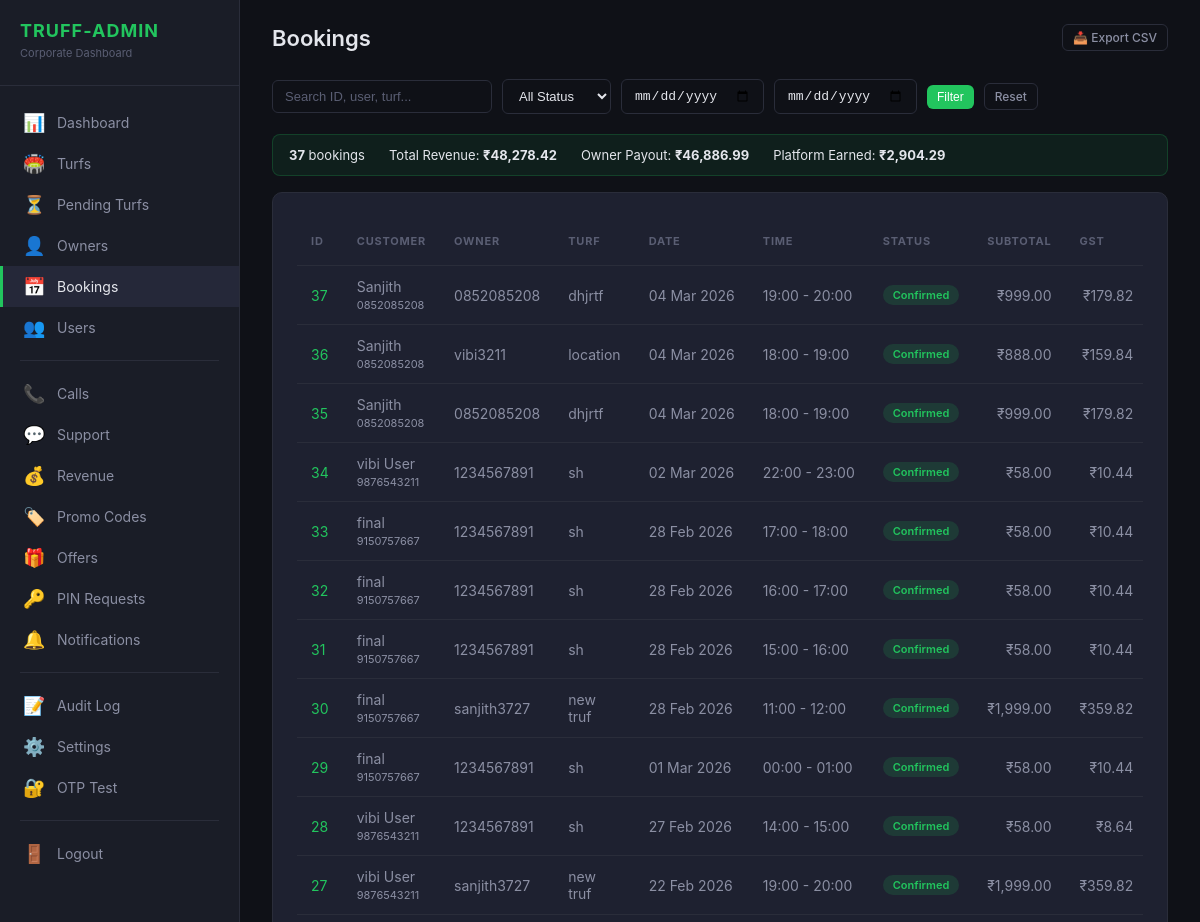
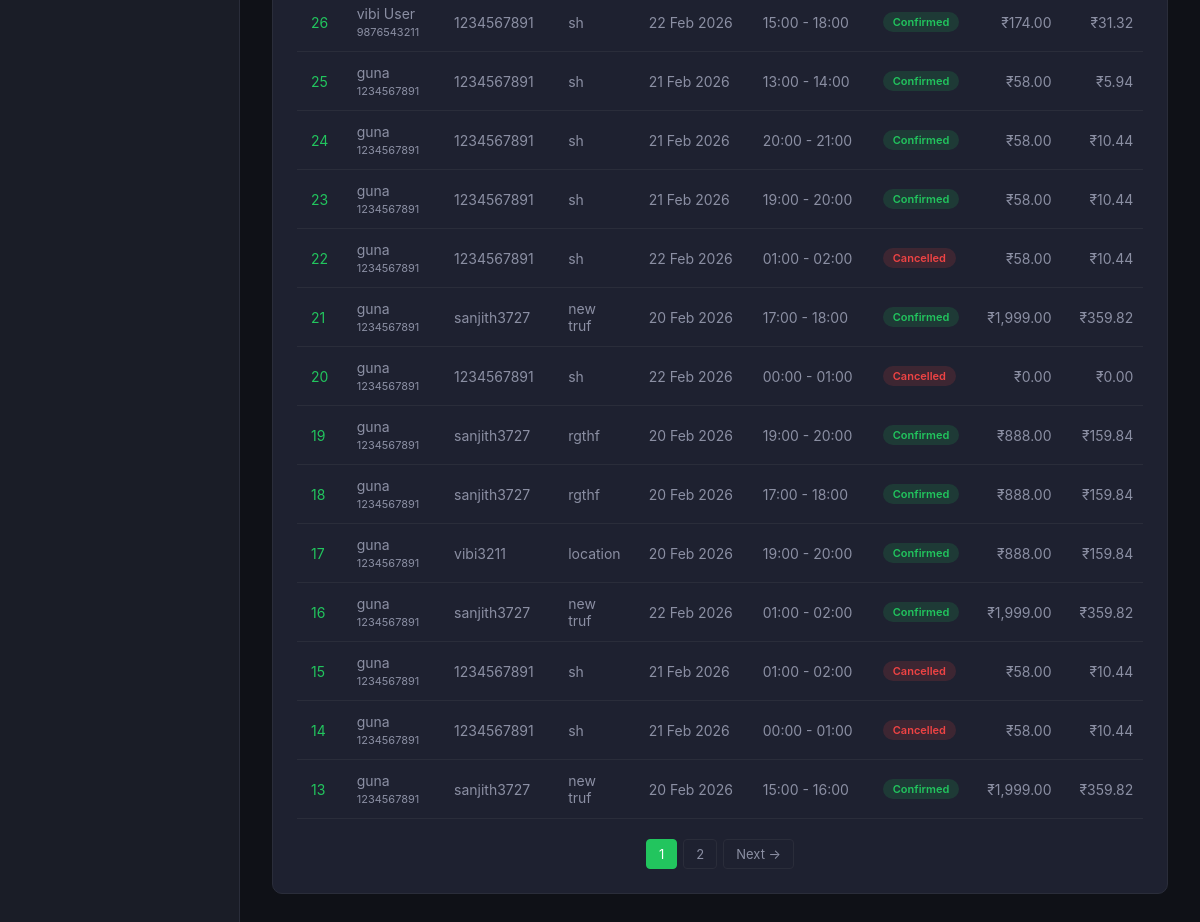
Page /truff-admin/bookings/ (signed in) on the earlier database version (2 pictures, top to bottom).
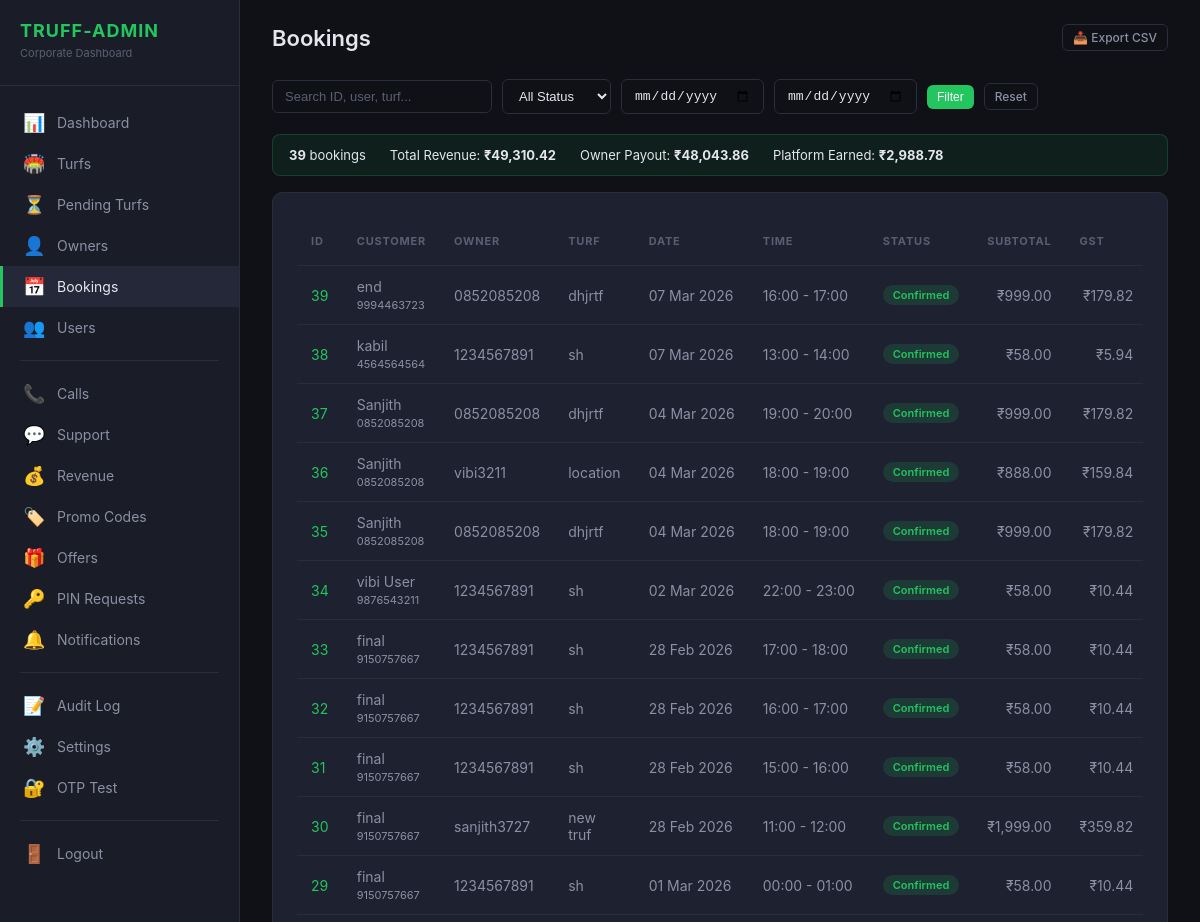
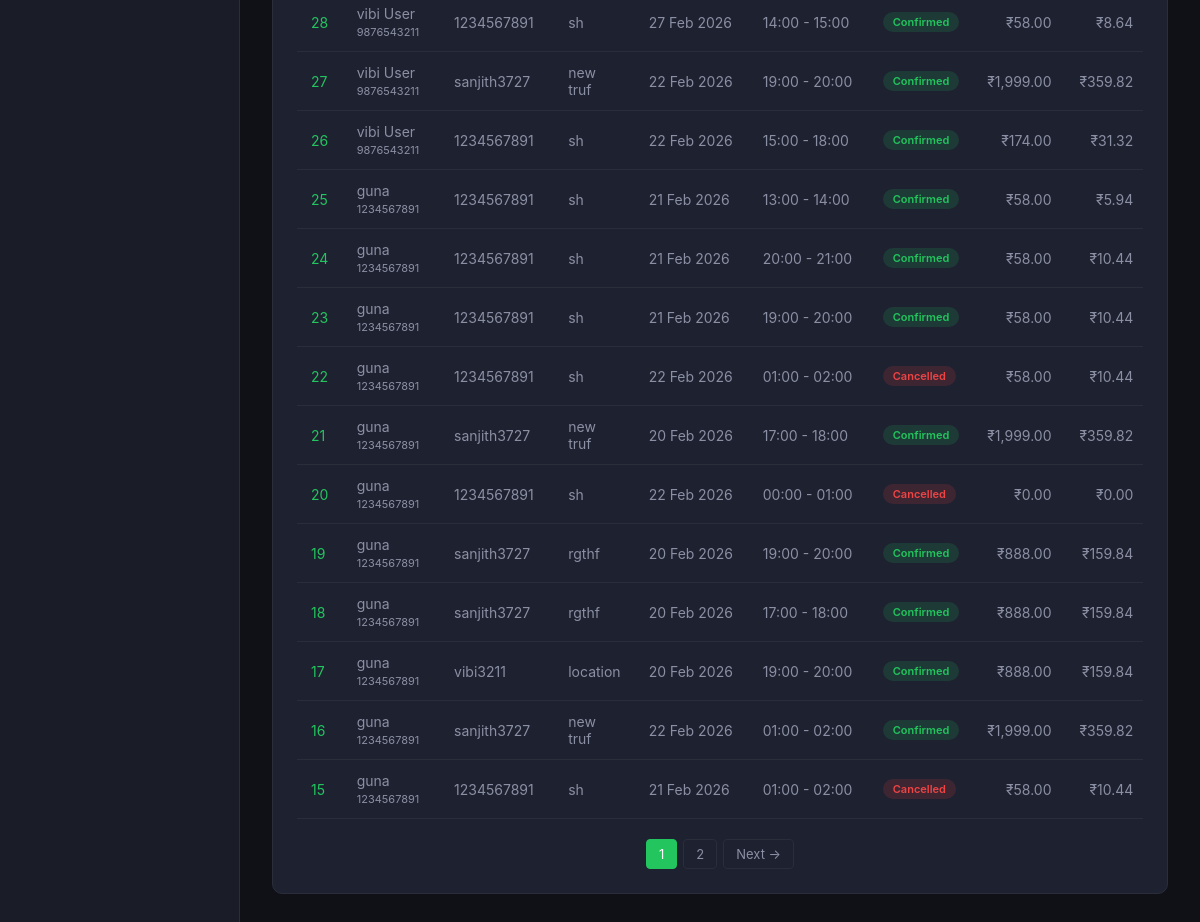
Same page on the later database version (2 pictures, top to bottom).
### bookings/models.py (models this page shows, shortened)
class Booking(models.Model):
    user = models.ForeignKey(
        settings.AUTH_USER_MODEL,
        on_delete=models.CASCADE,
        related_name='bookings',
    )
    turf = models.ForeignKey(
        'turfs.Turf',
        on_delete=models.CASCADE,
        related_name='bookings',
    )
    preview = models.ForeignKey(
        BookingPreview,
        on_delete=models.SET_NULL,
        null=True, blank=True,
        related_name='booking',
    )
    booking_date = models.DateField()
    start_time = models.TimeField()
    end_time = models.TimeField()
    selected_slots = models.JSONField(null=True, blank=True)
    price_per_hour = models.DecimalField(max_digits=10, decimal_places=2, default=Decimal('0.00'))
    total_price = models.DecimalField(max_digits=10, decimal_places=2, default=Decimal('0.00'))
    discount = models.DecimalField(max_digits=10, decimal_places=2, default=Decimal('0.00'))
    final_price = models.DecimalField(max_digits=10, decimal_places=2, default=Decimal('0.00'))
    gst_amount = models.DecimalField(max_digits=10, decimal_places=2, default=Decimal('0.00'))
    commission = models.DecimalField(max_digits=10, decimal_places=2, default=Decimal('0.00'))
    gst_on_commission = models.DecimalField(max_digits=10, decimal_places=2, default=Decimal('0.00'))
    commission_percent = models.DecimalField(max_digits=5, decimal_places=2, default=Decimal('5.00'))
    platform_fee = models.DecimalField(max_digits=10, decimal_places=2, default=Decimal('0.00'))
    gst_on_platform_fee = models.DecimalField(max_digits=10, decimal_places=2, default=Decimal('0.00'))
    platform_revenue = models.DecimalField(max_digits=10, decimal_places=2, default=Decimal('0.00'))
    owner_payout = models.DecimalField(max_digits=10, decimal_places=2, default=Decimal('0.00'))
    payout_status = models.CharField(
        max_length=20,
        choices=PayoutStatus.choices,
        default=PayoutStatus.PENDING,
    )
    is_redeemed = models.BooleanField(default=False)
    credits_used = models.PositiveIntegerField(default=0)
    is_first_booking = models.BooleanField(default=False)
    applied_coupon = models.ForeignKey(
        'users.PromoCode',
        null=True, blank=True,
        on_delete=models.SET_NULL,
        related_name='bookings',
    )
    coupon_discount = models.DecimalField(
        max_digits=10, decimal_places=2,
        default=Decimal('0.00'),
        help_text='Coupon discount amount applied to this booking',
    )
    idempotency_key = models.UUIDField(unique=True, null=True, blank=True)
    booking_status = models.CharField(
        max_length=20,
        choices=BookingStatus.choices,
        default=BookingStatus.PENDING,
    )
    payment_status = models.CharField(
        max_length=20,
        choices=PaymentStatus.choices,
        default=PaymentStatus.PENDING,
    )
    razorpay_order_id = models.CharField(max_length=100, null=True, blank=True, db_index=True)
    razorpay_payment_id = models.CharField(max_length=100, null=True, blank=True)
    razorpay_signature = models.CharField(max_length=200, null=True, blank=True)
    notes = models.TextField(blank=True, null=True)
    cancelled_reason = models.TextField(blank=True, null=True)
    cancelled_at = models.DateTimeField(blank=True, null=True)
    cancelled_by_admin = models.BooleanField(default=False)
    created_at = models.DateTimeField(auto_now_add=True)
    updated_at = models.DateTimeField(auto_now=True)
    class Meta:
        ordering = ['-created_at']
        indexes = [
            models.Index(fields=['user', 'booking_date']),
            models.Index(fields=['turf', 'booking_date']),
            models.Index(fields=['booking_status']),
            models.Index(fields=['idempotency_key']),
        ]

### users/models.py (models this page shows, shortened)
class CustomUser(AbstractUser):
    class UserRole(models.TextChoices):
        USER = 'user', 'Normal User'
        TURF_OWNER = 'turf_owner', 'Turf Owner'
        PLATFORM_ADMIN = 'admin', 'Platform Admin'
    phone_number = models.CharField(max_length=15, blank=True, null=True)
    role = models.CharField(max_length=20, choices=UserRole.choices, default=UserRole.USER)
    profile_picture = models.ImageField(upload_to='profile_pictures/', blank=True, null=True)
    bio = models.TextField(blank=True, null=True)
    is_verified = models.BooleanField(default=True)  # Auto-verified: booking app
    is_phone_verified = models.BooleanField(default=False)
    referral_code = models.CharField(max_length=10, unique=True, null=True, blank=True)
    referred_by = models.ForeignKey(
        'self', null=True, blank=True, on_delete=models.SET_NULL, related_name='referrals'
    )
    referral_click_count = models.IntegerField(default=0)
    referral_install_count = models.IntegerField(default=0)
    referral_cashback_earned = models.DecimalField(max_digits=10, decimal_places=2, default=0)
    total_referrals = models.IntegerField(default=0)
    qualified_referrals = models.IntegerField(default=0)
    wallet_balance = models.DecimalField(max_digits=10, decimal_places=2, default=0)
    referred_by_owner = models.ForeignKey(
        'TurfOwner', null=True, blank=True, on_delete=models.SET_NULL,
        related_name='referred_users',
    )
    total_bookings = models.PositiveIntegerField(default=0)
    total_credits = models.PositiveIntegerField(default=0)
    used_credits = models.PositiveIntegerField(default=0)
    first_booking_completed = models.BooleanField(default=False)
    fcm_token = models.TextField(blank=True, null=True, help_text='Firebase Cloud Messaging device token')
    loyalty_tier = models.CharField(max_length=20, default='newbie')
    tier_updated_at = models.DateTimeField(auto_now=True)
    free_booking_counter = models.IntegerField(default=0)
    free_booking_available = models.BooleanField(default=False)
    birthday_credited_year = models.IntegerField(null=True, blank=True)
    date_of_birth = models.DateField(null=True, blank=True)
    created_at = models.DateTimeField(auto_now_add=True)
    updated_at = models.DateTimeField(auto_now=True)
    class Meta:
        ordering = ['-created_at']

### turfs/models.py (models this page shows, shortened)
class Turf(models.Model):
    owner = models.ForeignKey(User, on_delete=models.CASCADE, related_name='turfs')
    name = models.CharField(max_length=200)
    description = models.TextField(blank=True, null=True)
    address = models.TextField()
    city = models.CharField(max_length=100)
    state = models.CharField(max_length=100)
    postal_code = models.CharField(max_length=10, blank=True, null=True)
    latitude = models.FloatField()
    longitude = models.FloatField()
    price_per_hour = models.IntegerField(validators=[MinValueValidator(1)])
    max_players = models.IntegerField(default=22, validators=[MinValueValidator(1)])
    status = models.CharField(max_length=20, choices=TurfStatus.choices, default=TurfStatus.PENDING)
    rejection_reason = models.TextField(blank=True, null=True)
    suspend_reason = models.TextField(blank=True, null=True)
    sports = models.ManyToManyField(Sport, related_name='turfs')
    amenities = models.ManyToManyField(Amenity, related_name='turfs')
    rating = models.FloatField(
        default=4.5,
        validators=[MinValueValidator(0.0), MaxValueValidator(5.0)]
    )
    review_count = models.IntegerField(default=0)
    is_active = models.BooleanField(default=False)
    google_maps_share_link = models.URLField(blank=True, null=True)
    is_shutdown = models.BooleanField(default=False)
    shutdown_start = models.DateField(null=True, blank=True)
    shutdown_end = models.DateField(null=True, blank=True)
    shutdown_reason = models.TextField(blank=True)
    shutdown_notified_admin = models.BooleanField(default=False)
    created_at = models.DateTimeField(auto_now_add=True)
    updated_at = models.DateTimeField(auto_now=True)
    approved_at = models.DateTimeField(blank=True, null=True)
    approved_by = models.ForeignKey(
        User, on_delete=models.SET_NULL, null=True, blank=True,
        related_name='approved_turfs',
    )
    class Meta:
        ordering = ['-created_at']
        indexes = [
            models.Index(fields=['status', 'is_active']),
            models.Index(fields=['latitude', 'longitude']),
            models.Index(fields=['owner', 'status']),
        ]

### truff_admin_panel/views.py (the view)
# urls.py: path('bookings/', views.BookingListView.as_view(), name='bookings'),
class BookingListView(TruffAdminRequiredMixin, View):
    def get(self, request):
        qs = Booking.objects.select_related('user', 'turf', 'turf__owner').all()
        search = request.GET.get('q', '')
        if search:
            qs = qs.filter(
                Q(id__icontains=search) |
                Q(user__username__icontains=search) |
                Q(turf__name__icontains=search)
            )
        status = request.GET.get('status')
        if status:
            qs = qs.filter(booking_status=status)
        date_from = request.GET.get('date_from')
        if date_from:
            qs = qs.filter(booking_date__gte=date_from)
        date_to = request.GET.get('date_to')
        if date_to:
            qs = qs.filter(booking_date__lte=date_to)
        paginator = Paginator(qs.order_by('-created_at'), 25)
        page = paginator.get_page(request.GET.get('page', 1))
        summary = qs.aggregate(
            total_revenue=Sum('final_price'),
            total_payout=Sum('owner_payout'),
            total_platform_revenue=Sum('platform_revenue'),
            total_count=Count('id'),
        )
        return render(request, 'truff_admin/bookings_list.html', {
            'page': page,
            'search_query': search,
            'current_status': status or '',
            'date_from': date_from or '',
            'date_to': date_to or '',
            'status_choices': BookingStatus.choices,
            'summary': summary,
        })

### truff_admin_panel/context_processors.py (called while the page is built)
def pending_turf_count(request):
    if not request.user.is_authenticated:
        return {}
    if not (request.user.is_staff or request.user.groups.filter(name='Truff Admin').exists()):
        return {}
    try:
        return {'pending_turf_count': Turf.objects.filter(status=TurfStatus.PENDING).count()}
    except Exception:
        return {'pending_turf_count': 0}

### truff_admin_panel/mixins.py (called while the page is built)
    def test_func(self):
        user = self.request.user
        if not user.is_authenticated:
            return False
        return user.is_staff or user.groups.filter(name='Truff Admin').exists()

### truff_admin_panel/templatetags/truff_tags.py (called while the page is built)
@register.filter
def currency(value):
    try:
        val = float(value)
        if val >= 10_000_000:
            return f"₹{val / 10_000_000:.2f} Cr"
        if val >= 100_000:
            return f"₹{val / 100_000:.2f} L"
        return f"₹{val:,.2f}"
    except (ValueError, TypeError):
        return f"₹0.00"

### truff_admin_panel/templates/truff_admin/bookings_list.html (shortened to what this page needs)
{% extends "truff_admin/base.html" %}
{% load truff_tags %}
{% block content %}
<div class="topbar">
    <h1>Bookings</h1>
    <div class="topbar-actions">
        <a href="/truff-admin/export/bookings/" class="btn btn-outline btn-sm">&#128229; Export CSV</a>
    </div>
</div>
<div class="filter-bar">
    <form method="get" style="display:flex;gap:10px;flex-wrap:wrap;align-items:center;width:100%;">
        <input type="text" name="q" class="form-input" placeholder="Search ID, user, turf..." value="{{ search_query }}"
            style="width:220px;">
        <select name="status" class="form-select">
            <option value="">All Status</option>
        </select>
        <input type="date" name="date_from" class="form-input" value="{{ date_from }}" title="From date">
        <input type="date" name="date_to" class="form-input" value="{{ date_to }}" title="To date">
        <button type="submit" class="btn btn-primary btn-sm">Filter</button>
        <a href="/truff-admin/bookings/" class="btn btn-outline btn-sm">Reset</a>
    </form>
</div>
<div
    style="display:flex;gap:24px;flex-wrap:wrap;padding:12px 16px;background:rgba(34,197,94,0.08);border:1px solid rgba(34,197,94,0.2);border-radius:8px;margin-bottom:16px;font-size:13px;">
    <span><b>{{ summary.total_count|default:0 }}</b> bookings</span>
    <span>Total Revenue: <b>{{ summary.total_revenue|currency }}</b></span>
    <span>Owner Payout: <b>{{ summary.total_payout|currency }}</b></span>
    <span>Platform Earned: <b>{{ summary.total_platform_revenue|currency }}</b></span>
</div>
<div class="panel">
    <div style="overflow-x:auto;">
        <table class="data-table" style="min-width:1200px;">
            <thead>
                <tr>
                    <th>ID</th>
                    <th>Customer</th>
                    <th>Owner</th>
                    <th>Turf</th>
                    <th>Date</th>
                    <th>Time</th>
                    <th>Status</th>
                    <th title="Base slot price after discount">Subtotal</th>
                    <th title="18% GST on slots">GST</th>
                </tr>
            </thead>
            <tbody>
                {% for b in page %}
                <tr>
                    <td><a href="/truff-admin/bookings/{{ b.id }}/">{{ b.id }}</a></td>
                    <td style="white-space:nowrap;">{{ b.user.get_full_name|default:b.user.username }}<br><span
                            style="font-size:11px;color:#8b8fa3;">{{ b.user.phone_number|default:"" }}</span></td>
                    <td>{{ b.turf.owner.username }}</td>
                    <td>{{ b.turf.name }}</td>
                    <td style="white-space:nowrap;">{{ b.booking_date|date:"d M Y" }}</td>
                    <td style="white-space:nowrap;">{{ b.start_time|time:"H:i" }} - {{ b.end_time|time:"H:i" }}</td>
                    <td><span class="badge {{ b.booking_status|status_badge }}">{{ b.booking_status }}</span></td>
                    <td style="text-align:right;">{{ b.total_price|currency }}</td>
                    <td style="text-align:right;">{{ b.gst_amount|currency }}</td>
                </tr>
                {% empty %}
                <tr>
                    <td colspan="17" style="text-align:center;color:#8b8fa3;">No bookings found</td>
                </tr>
                {% endfor %}
            </tbody>
        </table>
    </div>
    {% if page.has_other_pages %}
    <div class="pagination">
        {% for num in page.paginator.page_range %}
        {% if page.number == num %}
        <span class="active">{{ num }}</span>
        {% elif num > page.number|add:"-3" and num < page.number|add:"3" %} <a
            href="?page={{ num }}&q={{ search_query }}&status={{ current_status }}&date_from={{ date_from }}&date_to={{ date_to }}">
            {{ num }}</a>
            {% endif %}
            {% endfor %}
            {% if page.has_next %}
            <a
                href="?page={{ page.next_page_number }}&q={{ search_query }}&status={{ current_status }}&date_from={{ date_from }}&date_to={{ date_to }}">Next
                &#8594;</a>
            {% endif %}
    </div>
    {% endif %}
</div>
{% endblock %}

Differences in the rows shown:
no longer on this page (row unchanged): Booking: id "14", user.get_full_name "guna", user.phone_number "1234567891", turf.owner.username "1234567891", turf.name "sh", booking_date "21 Feb 2026", start_time "00:00", end_time "01:00", booking_status "Cancelled", total_price "₹58.00", gst_amount "₹10.44"
no longer on this page (row unchanged): Booking: id "13", user.get_full_name "guna", user.phone_number "1234567891", turf.owner.username "sanjith3727", turf.name "new truf", booking_date "20 Feb 2026", start_time "15:00", end_time "16:00", booking_status "Confirmed", total_price "₹1,999.00", gst_amount "₹359.82"
added Booking: id "39", user.get_full_name "end", user.phone_number "9994463723", turf.owner.username "0852085208", turf.name "dhjrtf", booking_date "07 Mar 2026", start_time "16:00", end_time "17:00", booking_status "Confirmed", total_price "₹999.00", gst_amount "₹179.82"
added Booking: id "38", user.get_full_name "kabil", user.phone_number "4564564564", turf.owner.username "1234567891", turf.name "sh", booking_date "07 Mar 2026", start_time "13:00", end_time "14:00", booking_status "Confirmed", total_price "₹58.00", gst_amount "₹5.94"
Other differences:
{{ summary.total_count|default:0 }}: "37" → "39"
{{ summary.total_revenue|currency }}: "₹48,278.42" → "₹49,310.42"
{{ summary.total_payout|currency }}: "₹46,886.99" → "₹48,043.86"
{{ summary.total_platform_revenue|currency }}: "₹2,904.29" → "₹2,988.78"
